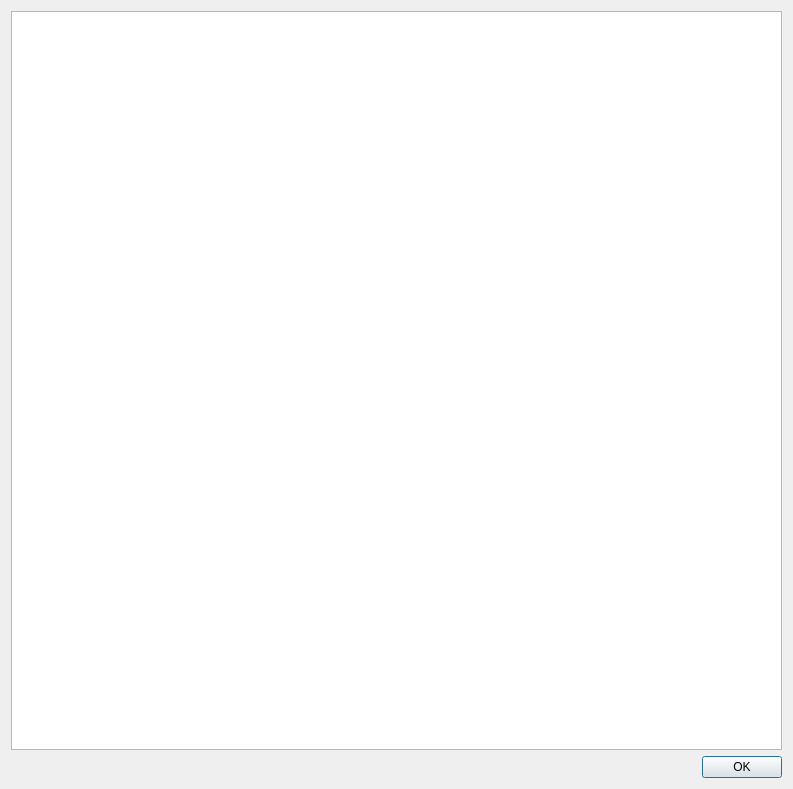
<?xml version="1.0" encoding="UTF-8"?>
<ui version="4.0">
 <class>DebugDialog</class>
 <widget class="QDialog" name="DebugDialog">
  <property name="geometry">
   <rect>
    <x>0</x>
    <y>0</y>
    <width>793</width>
    <height>789</height>
   </rect>
  </property>
  <property name="windowTitle">
   <string>Debug Log</string>
  </property>
  <property name="windowIcon">
   <iconset resource="resources.qrc">
    <normaloff>:/icons/icon_NK.svg</normaloff>:/icons/icon_NK.svg</iconset>
  </property>
  <layout class="QVBoxLayout" name="verticalLayout_2">
   <item>
    <layout class="QVBoxLayout" name="verticalLayout">
     <item>
      <widget class="QPlainTextEdit" name="TextGUI">
       <property name="font">
        <font>
         <family>Courier New</family>
        </font>
       </property>
       <property name="lineWrapMode">
        <enum>QPlainTextEdit::NoWrap</enum>
       </property>
       <property name="readOnly">
        <bool>true</bool>
       </property>
       <property name="plainText">
        <string notr="true"/>
       </property>
       <property name="placeholderText">
        <string>Debug Log</string>
       </property>
      </widget>
     </item>
     <item>
      <widget class="QDialogButtonBox" name="buttonBox">
       <property name="orientation">
        <enum>Qt::Horizontal</enum>
       </property>
       <property name="standardButtons">
        <set>QDialogButtonBox::Ok</set>
       </property>
      </widget>
     </item>
    </layout>
   </item>
  </layout>
 </widget>
 <resources>
  <include location="resources.qrc"/>
 </resources>
 <connections>
  <connection>
   <sender>buttonBox</sender>
   <signal>accepted()</signal>
   <receiver>DebugDialog</receiver>
   <slot>accept()</slot>
   <hints>
    <hint type="sourcelabel">
     <x>248</x>
     <y>254</y>
    </hint>
    <hint type="destinationlabel">
     <x>157</x>
     <y>274</y>
    </hint>
   </hints>
  </connection>
  <connection>
   <sender>buttonBox</sender>
   <signal>rejected()</signal>
   <receiver>DebugDialog</receiver>
   <slot>reject()</slot>
   <hints>
    <hint type="sourcelabel">
     <x>316</x>
     <y>260</y>
    </hint>
    <hint type="destinationlabel">
     <x>286</x>
     <y>274</y>
    </hint>
   </hints>
  </connection>
 </connections>
</ui>
